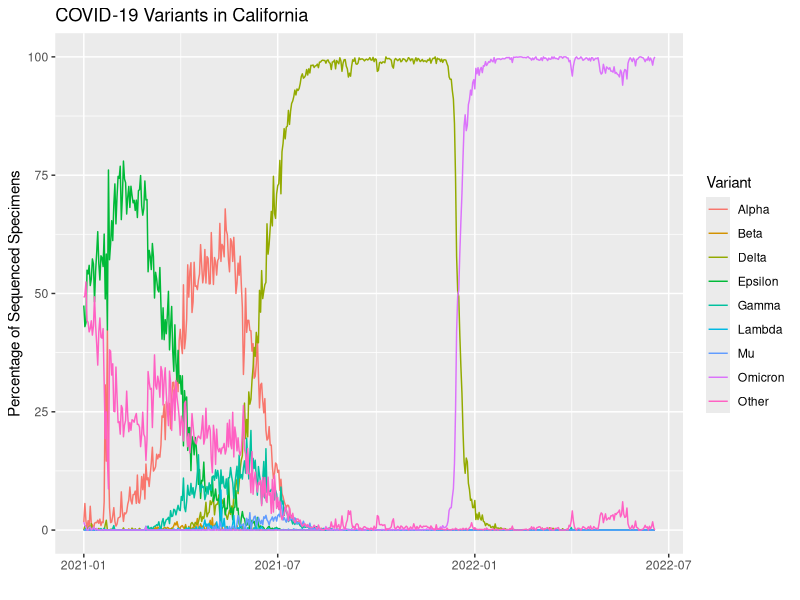
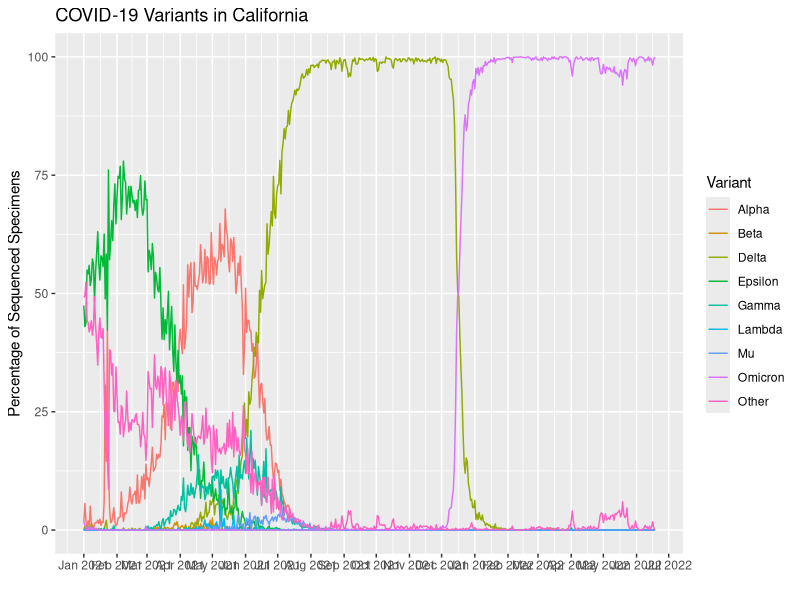
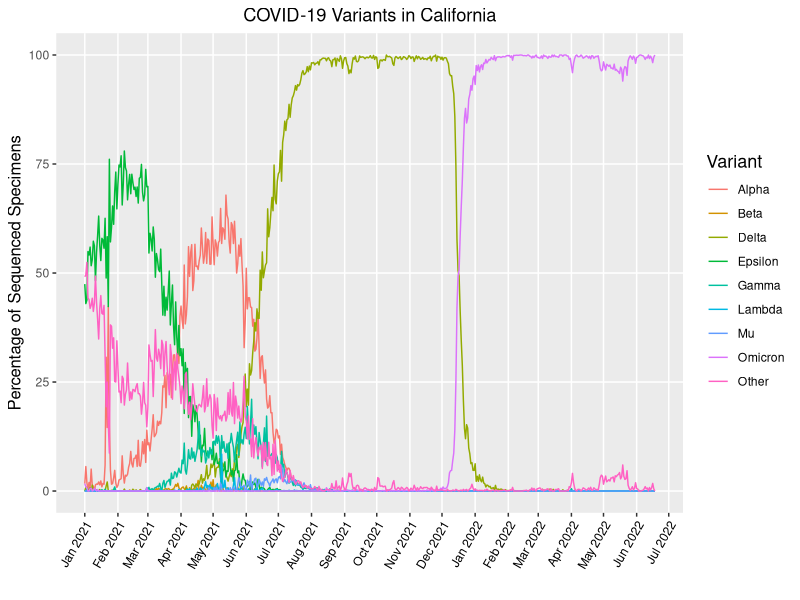
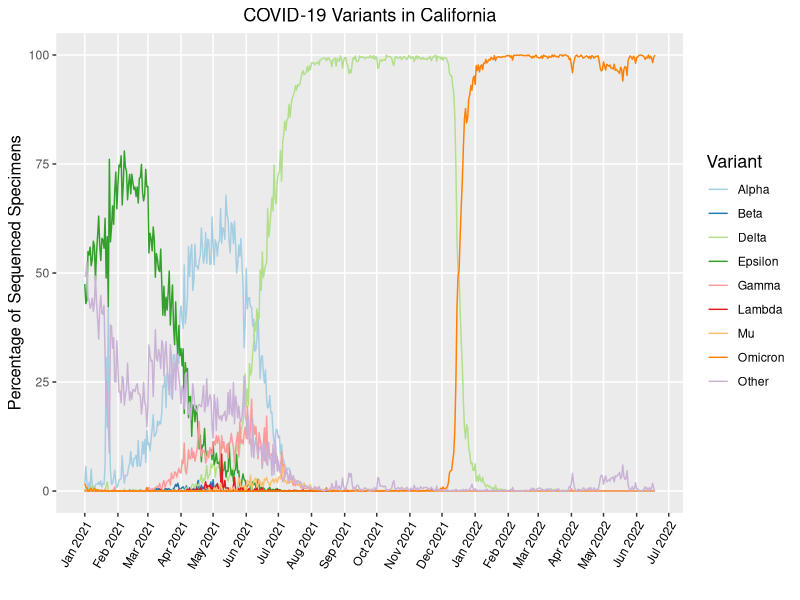

Recreate these plots in R, in order.
## ---- chunk 1
library(ggplot2)
library(dplyr)
library(lubridate)
library(RColorBrewer)
## ---- chunk 2
data <- read.csv("covid19_variants.csv")
head(data)
## ---- chunk 3
data$date <- ymd(data$date)

clean.data <- data[data$variant_name != "Total", ]
## ---- chunk 4
plot <-ggplot(clean.data, aes(x=date, y=percentage, colour = variant_name)) +
  geom_line() +
  labs (x= "",
        y="Percentage of Sequenced Specimens",
        colour="Variant",
        title = "COVID-19 Variants in California")

plot
## ---- chunk 5
p <- plot +
  scale_x_date(date_breaks = "1 month", date_labels =  "%b %Y")
p
## ---- chunk 6
p1 <-p +
  theme(axis.text.x=element_text(angle=60, hjust=1, colour = "black"),
        panel.grid.minor = element_blank(),
        legend.key= element_blank(),
        plot.title = element_text(hjust = 0.5),
        axis.title = element_text(size = "12"),
        legend.title = element_text(size = "13"))
p1
## ---- chunk 7
p.final <- p1 + scale_color_brewer(palette = "Paired")
p.final
